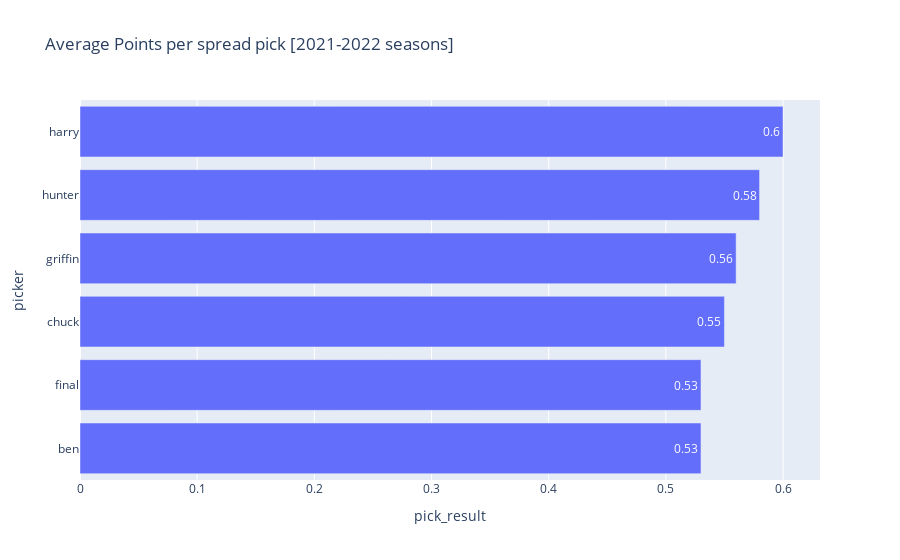
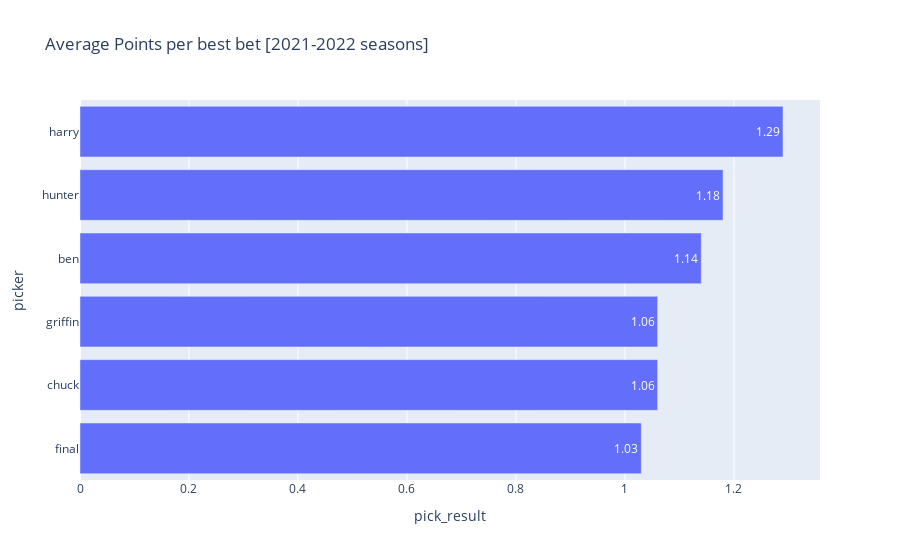
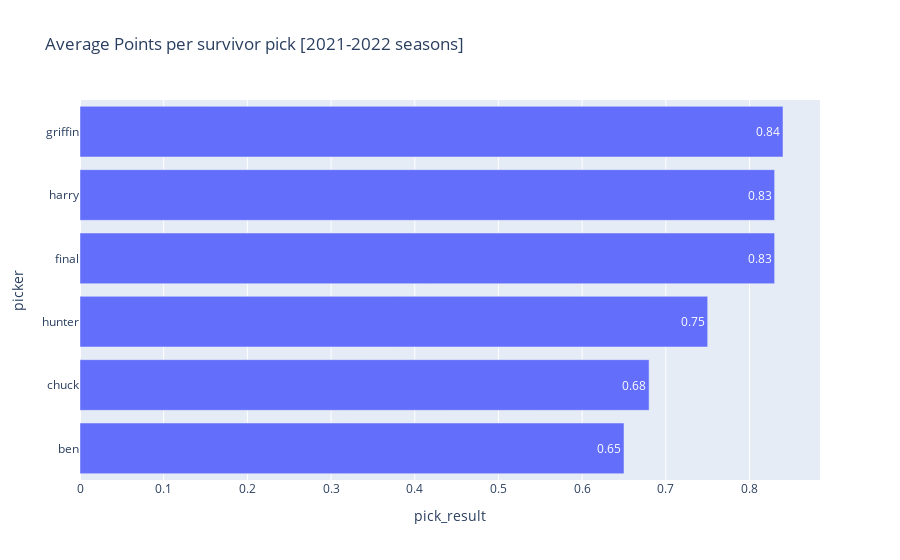
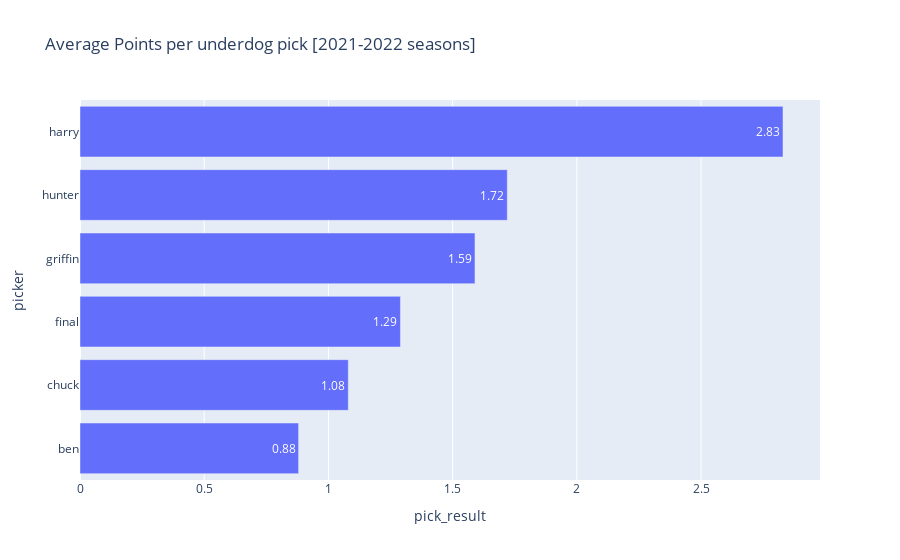

Notebook cell for these charts, in order:
### Markdown cell above
# Who was the best picker?

* Who did the best ATS?
* Who did the best on best bets, survivor, underdog?

*TODO: Modularise code and make a weekly output*

### Code cell
for col in ['spread_pick', 'best_bet', 'survivor_pick', 'underdog_pick']:
    grouped_df = df[df[col]].groupby('picker')['pick_result'].mean().reset_index().sort_values('pick_result').round(2)
    # Create a Plotly bar chart
    fig = px.bar(
        grouped_df,
        x='pick_result',
        y='picker',
        # color='picker',
        orientation='h',
        text_auto = True,
        title=f'Average Points per {col.replace("_", " ")} [2021-2022 seasons]',
    )
    # Show the plot in the Jupyter Notebook
    fig.show()

### Figure 1 — Plotly figure (JSON) as saved in the notebook; plotly's stock layout.template omitted (floating-point values rounded to 4 significant figures)
{"data": [{"alignmentgroup": "True", "hovertemplate": "pick_result=%{x}<br>picker=%{y}<extra></extra>", "legendgroup": "", "marker": {"color": "#636efa", "pattern": {"shape": ""}}, "name": "", "offsetgroup": "", "orientation": "h", "showlegend": false, "textposition": "auto", "texttemplate": "%{x}", "type": "bar", "x": [0.53, 0.53, 0.55, 0.56, 0.58, 0.6], "xaxis": "x", "y": ["ben", "final", "chuck", "griffin", "hunter", "harry"], "yaxis": "y"}], "layout": {"barmode": "relative", "legend": {"tracegroupgap": 0}, "title": {"text": "Average Points per spread pick [2021-2022 seasons]"}, "xaxis": {"anchor": "y", "domain": [0, 1], "title": {"text": "pick_result"}}, "yaxis": {"anchor": "x", "domain": [0, 1], "title": {"text": "picker"}}}}

### Figure 2 — Plotly figure (JSON) as saved in the notebook; plotly's stock layout.template omitted (floating-point values rounded to 4 significant figures)
{"data": [{"alignmentgroup": "True", "hovertemplate": "pick_result=%{x}<br>picker=%{y}<extra></extra>", "legendgroup": "", "marker": {"color": "#636efa", "pattern": {"shape": ""}}, "name": "", "offsetgroup": "", "orientation": "h", "showlegend": false, "textposition": "auto", "texttemplate": "%{x}", "type": "bar", "x": [1.03, 1.06, 1.06, 1.14, 1.18, 1.29], "xaxis": "x", "y": ["final", "chuck", "griffin", "ben", "hunter", "harry"], "yaxis": "y"}], "layout": {"barmode": "relative", "legend": {"tracegroupgap": 0}, "title": {"text": "Average Points per best bet [2021-2022 seasons]"}, "xaxis": {"anchor": "y", "domain": [0, 1], "title": {"text": "pick_result"}}, "yaxis": {"anchor": "x", "domain": [0, 1], "title": {"text": "picker"}}}}

### Figure 3 — Plotly figure (JSON) as saved in the notebook; plotly's stock layout.template omitted (floating-point values rounded to 4 significant figures)
{"data": [{"alignmentgroup": "True", "hovertemplate": "pick_result=%{x}<br>picker=%{y}<extra></extra>", "legendgroup": "", "marker": {"color": "#636efa", "pattern": {"shape": ""}}, "name": "", "offsetgroup": "", "orientation": "h", "showlegend": false, "textposition": "auto", "texttemplate": "%{x}", "type": "bar", "x": [0.65, 0.68, 0.75, 0.83, 0.83, 0.84], "xaxis": "x", "y": ["ben", "chuck", "hunter", "final", "harry", "griffin"], "yaxis": "y"}], "layout": {"barmode": "relative", "legend": {"tracegroupgap": 0}, "title": {"text": "Average Points per survivor pick [2021-2022 seasons]"}, "xaxis": {"anchor": "y", "domain": [0, 1], "title": {"text": "pick_result"}}, "yaxis": {"anchor": "x", "domain": [0, 1], "title": {"text": "picker"}}}}

### Figure 4 — Plotly figure (JSON) as saved in the notebook; plotly's stock layout.template omitted (floating-point values rounded to 4 significant figures)
{"data": [{"alignmentgroup": "True", "hovertemplate": "pick_result=%{x}<br>picker=%{y}<extra></extra>", "legendgroup": "", "marker": {"color": "#636efa", "pattern": {"shape": ""}}, "name": "", "offsetgroup": "", "orientation": "h", "showlegend": false, "textposition": "auto", "texttemplate": "%{x}", "type": "bar", "x": [0.88, 1.08, 1.29, 1.59, 1.72, 2.83], "xaxis": "x", "y": ["ben", "chuck", "final", "griffin", "hunter", "harry"], "yaxis": "y"}], "layout": {"barmode": "relative", "legend": {"tracegroupgap": 0}, "title": {"text": "Average Points per underdog pick [2021-2022 seasons]"}, "xaxis": {"anchor": "y", "domain": [0, 1], "title": {"text": "pick_result"}}, "yaxis": {"anchor": "x", "domain": [0, 1], "title": {"text": "picker"}}}}
